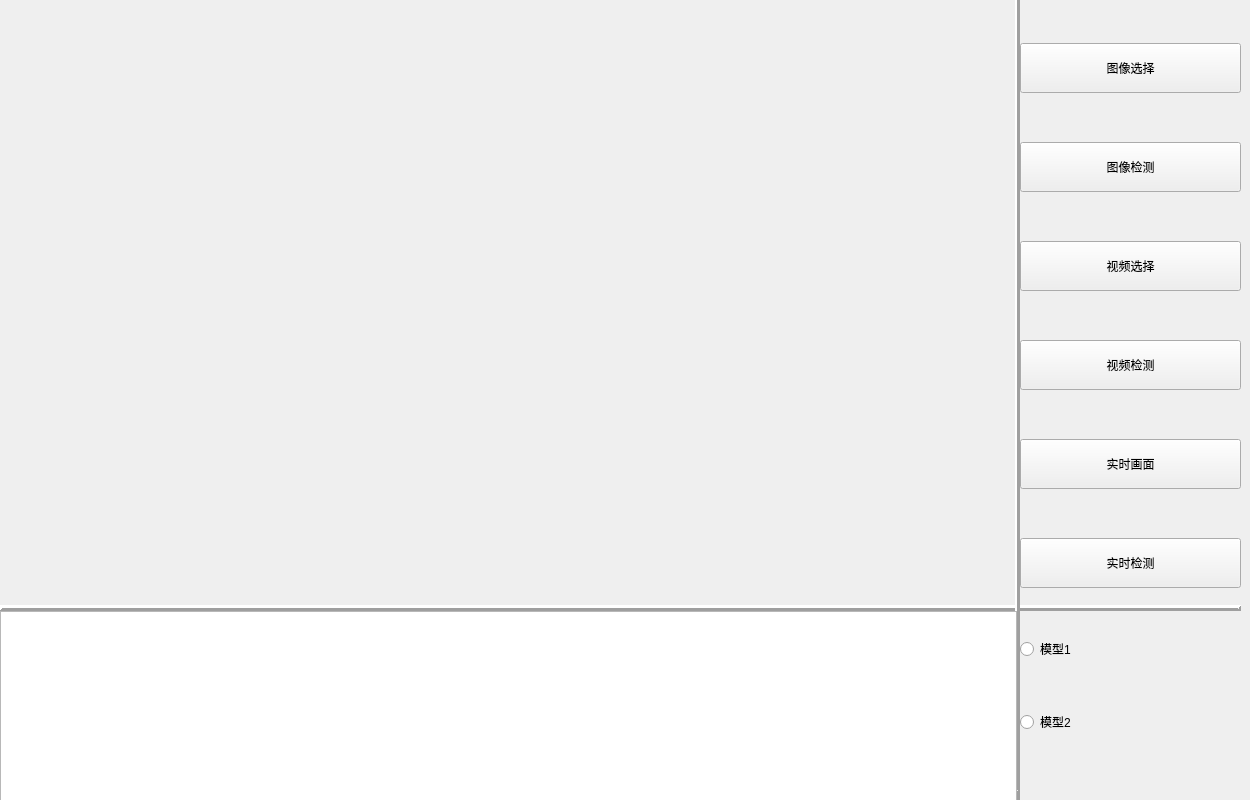
<?xml version="1.0" encoding="UTF-8"?>
<ui version="4.0">
 <class>HelmetDetection</class>
 <widget class="QWidget" name="HelmetDetection">
  <property name="geometry">
   <rect>
    <x>0</x>
    <y>0</y>
    <width>1250</width>
    <height>800</height>
   </rect>
  </property>
  <property name="windowTitle">
   <string>Form</string>
  </property>
  <widget class="QLabel" name="showPanel">
   <property name="geometry">
    <rect>
     <x>0</x>
     <y>0</y>
     <width>1017</width>
     <height>600</height>
    </rect>
   </property>
   <property name="lineWidth">
    <number>0</number>
   </property>
   <property name="text">
    <string/>
   </property>
   <property name="pixmap">
    <pixmap>src/Camera.png</pixmap>
   </property>
   <property name="alignment">
    <set>Qt::AlignCenter</set>
   </property>
  </widget>
  <widget class="QWidget" name="layoutWidget">
   <property name="geometry">
    <rect>
     <x>1020</x>
     <y>0</y>
     <width>221</width>
     <height>781</height>
    </rect>
   </property>
   <layout class="QVBoxLayout" name="verticalLayout">
    <item>
     <widget class="QPushButton" name="imageSelectBtn">
      <property name="minimumSize">
       <size>
        <width>200</width>
        <height>50</height>
       </size>
      </property>
      <property name="baseSize">
       <size>
        <width>200</width>
        <height>50</height>
       </size>
      </property>
      <property name="text">
       <string>图像选择</string>
      </property>
     </widget>
    </item>
    <item>
     <widget class="QPushButton" name="imageDetectionBtn">
      <property name="minimumSize">
       <size>
        <width>200</width>
        <height>50</height>
       </size>
      </property>
      <property name="baseSize">
       <size>
        <width>200</width>
        <height>50</height>
       </size>
      </property>
      <property name="text">
       <string>图像检测</string>
      </property>
     </widget>
    </item>
    <item>
     <widget class="QPushButton" name="videoSelectBtn">
      <property name="minimumSize">
       <size>
        <width>200</width>
        <height>50</height>
       </size>
      </property>
      <property name="baseSize">
       <size>
        <width>200</width>
        <height>50</height>
       </size>
      </property>
      <property name="text">
       <string>视频选择</string>
      </property>
     </widget>
    </item>
    <item>
     <widget class="QPushButton" name="videoDetectionBtn">
      <property name="minimumSize">
       <size>
        <width>200</width>
        <height>50</height>
       </size>
      </property>
      <property name="baseSize">
       <size>
        <width>200</width>
        <height>50</height>
       </size>
      </property>
      <property name="text">
       <string>视频检测</string>
      </property>
     </widget>
    </item>
    <item>
     <widget class="QPushButton" name="cameraBtn">
      <property name="minimumSize">
       <size>
        <width>200</width>
        <height>50</height>
       </size>
      </property>
      <property name="baseSize">
       <size>
        <width>200</width>
        <height>50</height>
       </size>
      </property>
      <property name="text">
       <string>实时画面</string>
      </property>
     </widget>
    </item>
    <item>
     <widget class="QPushButton" name="realtimeDetectionBtn">
      <property name="minimumSize">
       <size>
        <width>200</width>
        <height>50</height>
       </size>
      </property>
      <property name="baseSize">
       <size>
        <width>200</width>
        <height>50</height>
       </size>
      </property>
      <property name="text">
       <string>实时检测</string>
      </property>
     </widget>
    </item>
    <item>
     <widget class="QRadioButton" name="modelBtn1">
      <property name="baseSize">
       <size>
        <width>200</width>
        <height>30</height>
       </size>
      </property>
      <property name="text">
       <string>模型1</string>
      </property>
     </widget>
    </item>
    <item>
     <widget class="QRadioButton" name="modelBtn2">
      <property name="baseSize">
       <size>
        <width>200</width>
        <height>30</height>
       </size>
      </property>
      <property name="text">
       <string>模型2</string>
      </property>
     </widget>
    </item>
   </layout>
  </widget>
  <widget class="Line" name="VLine">
   <property name="geometry">
    <rect>
     <x>0</x>
     <y>600</y>
     <width>1241</width>
     <height>16</height>
    </rect>
   </property>
   <property name="frameShadow">
    <enum>QFrame::Raised</enum>
   </property>
   <property name="lineWidth">
    <number>3</number>
   </property>
   <property name="orientation">
    <enum>Qt::Horizontal</enum>
   </property>
  </widget>
  <widget class="Line" name="HLine">
   <property name="geometry">
    <rect>
     <x>1015</x>
     <y>-10</y>
     <width>5</width>
     <height>810</height>
    </rect>
   </property>
   <property name="frameShadow">
    <enum>QFrame::Raised</enum>
   </property>
   <property name="lineWidth">
    <number>10</number>
   </property>
   <property name="orientation">
    <enum>Qt::Vertical</enum>
   </property>
  </widget>
  <widget class="QTextBrowser" name="infoPanel">
   <property name="geometry">
    <rect>
     <x>0</x>
     <y>611</y>
     <width>1017</width>
     <height>190</height>
    </rect>
   </property>
  </widget>
 </widget>
 <resources/>
 <connections/>
</ui>
